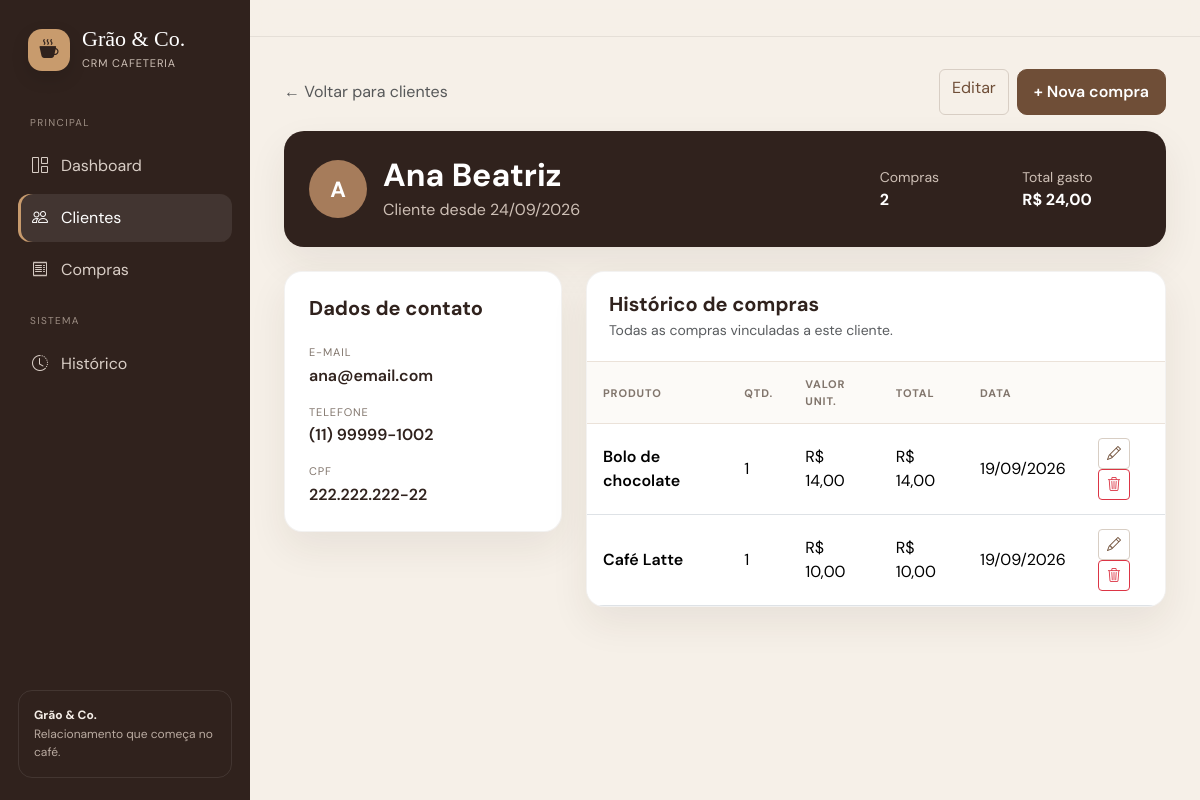
/cliente.php?id=2, run on the app's committed database.
### tables this page shows
CREATE TABLE clientes (
    id INT UNSIGNED AUTO_INCREMENT PRIMARY KEY,
    nome VARCHAR(120) NOT NULL,
    email VARCHAR(150) NOT NULL,
    telefone VARCHAR(20) NOT NULL,
    cpf VARCHAR(14) NOT NULL UNIQUE,
    data_cadastro DATETIME NOT NULL DEFAULT CURRENT_TIMESTAMP
);

CREATE TABLE compras (
    id INT UNSIGNED AUTO_INCREMENT PRIMARY KEY,
    cliente_id INT UNSIGNED NOT NULL,
    produto VARCHAR(120) NOT NULL,
    quantidade INT UNSIGNED NOT NULL DEFAULT 1,
    valor DECIMAL(10,2) NOT NULL,
    data_compra DATE NOT NULL,
    CONSTRAINT fk_compras_clientes
        FOREIGN KEY (cliente_id) REFERENCES clientes(id)
        ON DELETE CASCADE
        ON UPDATE CASCADE
);

### cliente.php (the view, shortened to what this page needs)
<?php
require_once "config/conexao.php";
$id = filter_input(INPUT_GET, 'id', FILTER_VALIDATE_INT);
$stmt = $conexao->prepare("SELECT * FROM clientes WHERE id = ?");
$stmt->bind_param("i", $id);
$stmt->execute();
$cliente = $stmt->get_result()->fetch_assoc();
$stmt = $conexao->prepare("SELECT * FROM compras WHERE cliente_id = ? ORDER BY data_compra DESC, id DESC");
$stmt->bind_param("i", $id);
$stmt->execute();
$compras = $stmt->get_result();
$stmtTotal = $conexao->prepare("SELECT COUNT(*) AS qtd, COALESCE(SUM(valor * quantidade),0) AS total FROM compras WHERE cliente_id = ?");
$stmtTotal->bind_param("i", $id);
$stmtTotal->execute();
$resumo = $stmtTotal->get_result()->fetch_assoc();
?>
<!DOCTYPE html>
<html lang="pt-BR">
<head>
<link href="https://cdn.jsdelivr.net/npm/bootstrap@5.3.3/dist/css/bootstrap.min.css" rel="stylesheet">
<link rel="stylesheet" href="https://cdn.jsdelivr.net/npm/bootstrap-icons@1.11.3/font/bootstrap-icons.min.css">
<link rel="stylesheet" href="css/style.css">
</head>
<body>
<div class="app-shell"><?php include "partials_sidebar.php"; ?><main class="main-content">
<header class="topbar"><button class="btn btn-sm btn-outline-secondary mobile-toggle" id="mobileToggle"><i class="bi bi-list"></i></button></header>
<div class="page-container">
<div class="d-flex justify-content-between align-items-center mb-3">
<a href="clientes.php" class="text-muted">← Voltar para clientes</a>
<div class="d-flex gap-2"><a href="editar_cliente.php?id=<?= $id ?>" class="btn btn-outline-secondary">Editar</a><a href="cadastrar_compra.php?cliente_id=<?= $id ?>" class="btn btn-coffee">+ Nova compra</a></div>
</div>
<section class="client-header mb-4">
<div class="row align-items-center">
<div class="col-lg-8">
<div class="d-flex align-items-center gap-3">
<div class="avatar" style="background:#a67c5b;color:#fff;width:58px;height:58px;font-size:22px;"><?= strtoupper(substr($cliente['nome'],0,1)) ?></div>
<div><h2 class="mb-1"><?= htmlspecialchars($cliente['nome']) ?></h2><p>Cliente desde <?= date('d/m/Y', strtotime($cliente['data_cadastro'])) ?></p></div>
</div>
</div>
<div class="col-lg-4 mt-4 mt-lg-0">
<div class="row">
<div class="col-6"><div class="small" style="color:#cdbfb5">Compras</div><strong><?= $resumo['qtd'] ?></strong></div>
<div class="col-6"><div class="small" style="color:#cdbfb5">Total gasto</div><strong>R$ <?= number_format($resumo['total'],2,',','.') ?></strong></div>
</div>
</div>
</div>
</section>
<div class="row g-4">
<div class="col-lg-4">
<div class="content-card p-4">
<h5 class="mb-4">Dados de contato</h5>
<div class="mb-3"><div class="detail-label">E-mail</div><div class="detail-value"><?= htmlspecialchars($cliente['email']) ?></div></div>
<div class="mb-3"><div class="detail-label">Telefone</div><div class="detail-value"><?= htmlspecialchars($cliente['telefone']) ?></div></div>
<div><div class="detail-label">CPF</div><div class="detail-value"><?= htmlspecialchars($cliente['cpf']) ?></div></div>
</div>
</div>
<div class="col-lg-8">
<div class="content-card">
<div class="content-card-header"><h5 class="mb-1">Histórico de compras</h5><div class="small text-muted">Todas as compras vinculadas a este cliente.</div></div>
<?php if ($compras->num_rows > 0): ?>
<div class="table-responsive"><table class="table">
<thead><tr><th>Produto</th><th>Qtd.</th><th>Valor unit.</th><th>Total</th><th>Data</th><th></th></tr></thead>
<tbody>
<?php while ($compra = $compras->fetch_assoc()): ?>
<tr>
<td class="fw-semibold"><?= htmlspecialchars($compra['produto']) ?></td>
<td><?= $compra['quantidade'] ?></td>
<td>R$ <?= number_format($compra['valor'],2,',','.') ?></td>
<td>R$ <?= number_format($compra['valor']*$compra['quantidade'],2,',','.') ?></td>
<td><?= date('d/m/Y', strtotime($compra['data_compra'])) ?></td>
<td>
<a href="editar_compra.php?id=<?= $compra['id'] ?>" class="btn btn-sm btn-outline-secondary"><i class="bi bi-pencil"></i></a>
<a href="excluir_compra.php?id=<?= $compra['id'] ?>" class="btn btn-sm btn-outline-danger" data-confirm="Deseja excluir esta compra?"><i class="bi bi-trash3"></i></a>
</td>
</tr>
<?php endwhile; ?>
</tbody>
</table></div>
<?php else: ?><div class="empty-state"><div class="empty-icon"><i class="bi bi-receipt"></i></div><h5>Nenhuma compra registrada</h5><p>Cadastre uma compra para começar o histórico.</p></div><?php endif; ?>
</div>
</div>
</div>
</div>
</main></div>
</body>
</html>

### css/style.css (style rules this page uses)
:root { --coffee-dark: #30221d; --coffee: #6f4e37; --coffee-light: #a97852; --cream: #f6f0e8; --cream-dark: #eadcca; --caramel: #c89b6d; --caramel-soft: #f1e4d5; --white: #ffffff; --text: #332821; --muted: #81756c; --line: #ebe2d9; --danger: #a84a42; --shadow: 0 16px 38px rgba(48, 34, 29, .075); }
* { box-sizing: border-box; }
body { margin:0; background:var(--cream); color:var(--text); font-family:'DM Sans',sans-serif; }
a { text-decoration:none; }
.app-shell { min-height:100vh; display:flex; }
.main-content { width:calc(100% - 250px); margin-left:250px; min-height:100vh; }
.topbar { background:rgba(246,240,232,.92); border-bottom:1px solid rgba(48,34,29,.08); padding:18px 34px; position:sticky; top:0; z-index:900; backdrop-filter:blur(10px); }
.page-container { padding:32px 34px 45px; max-width:1500px; margin:0 auto; }
h1,h2,h3,h4,h5 { color:var(--coffee-dark); font-weight:700; }
.btn-coffee { background:var(--coffee); border-color:var(--coffee); color:#fff; border-radius:10px; padding:10px 16px; font-weight:600; }
.content-card { background:#fff; border-radius:18px; border:1px solid rgba(48,34,29,.06); box-shadow:var(--shadow); overflow:hidden; }
.content-card-header { padding:20px 22px; border-bottom:1px solid var(--line); }
.table { margin-bottom:0; }
.table > :not(caption) > * > * { padding:14px 16px; vertical-align:middle; }
.table thead th { color:var(--muted); font-size:11px; text-transform:uppercase; letter-spacing:.08em; background:#fcfaf7; border-bottom:1px solid var(--line); }
.table tbody tr { transition:background .18s ease; }
.avatar { width:40px; height:40px; border-radius:50%; background:var(--cream-dark); color:var(--coffee); display:grid; place-items:center; font-weight:700; }
.client-header { background:var(--coffee-dark); color:#fff; border-radius:20px; padding:25px; box-shadow:var(--shadow); }
.client-header h2 { color:#fff; }
.client-header p { color:#cdbfb5; margin:0; }
.detail-label { font-size:11px; text-transform:uppercase; letter-spacing:.08em; color:var(--muted); margin-bottom:3px; }
.detail-value { font-weight:600; color:var(--coffee-dark); }
.btn-outline-secondary { border-color:#d8cec4; color:var(--coffee); }

### data on the page
clientes: nome "A", nome "Ana Beatriz", data_cadastro "24/09/2026", email "ana@email.com", telefone "(11) 99999-1002", cpf "222.222.222-22"
compras: produto "Bolo de chocolate", quantidade "1", valor "14,00", $compra['valor']*$compra['quantidade'] "14,00", data_compra "19/09/2026"
compras: produto "Café Latte", quantidade "1", valor "10,00", $compra['valor']*$compra['quantidade'] "10,00", data_compra "19/09/2026"

### other printed values
$resumo['qtd'] "2"
$resumo['total'] "24,00"
